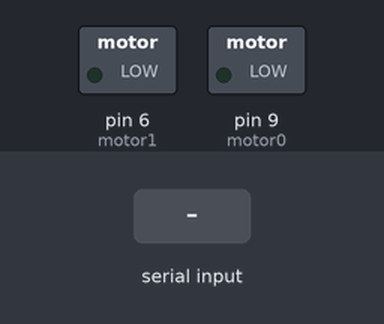
Bench run of a sketch on a simulated Arduino Uno, built with avr-gcc and run on an emulated ATmega328P. Shown: switched loads named in the sketch (green lamp = pin HIGH). The inputs (shaded band) are chosen by the test bench.

Above: at 1.2 s.
1.3 s: byte 30 received over Serial
At 2.2 s:
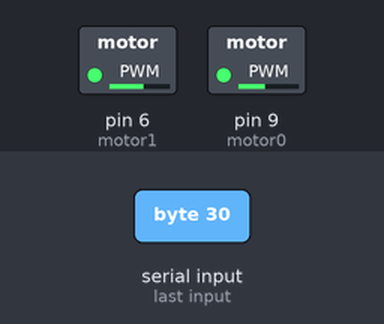
2.8 s: byte 90 received over Serial
At 3.3 s:
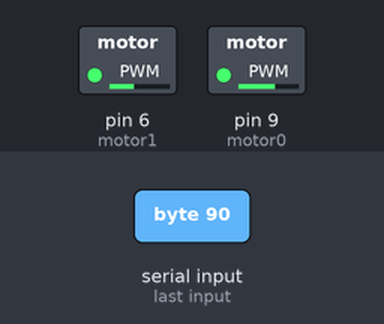
Timing chart, 0 to 5.8 s (numbered marks = the images above; inputs shaded):
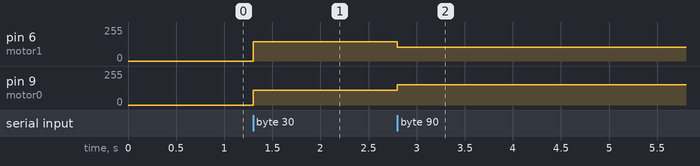

Measured:
- after the input at 1.3 s, pin 6 (motor1): 0/255 → 144/255 at once; pin 9 (motor0): 0/255 → 111/255 at once
- after the input at 2.8 s, pin 6 (motor1): 144/255 → 102/255 at once; pin 9 (motor0): 111/255 → 153/255 at once

The sketch:

SerialByteDCmotor.ino
```cpp
int motor0 = 9;
int motor1 = 6;

void setup() {
  Serial.begin(9600);
  pinMode(motor0, OUTPUT);
  pinMode(motor1, OUTPUT);
}

void loop() {
  if(Serial.available() > 0){
    byte val = Serial.read();
    Serial.flush();

    if(val < 128){
      val += 128;
    }
    else{
      val -= 128;
    }

    analogWrite(motor0, int(float(val)/255.0*180.0));
    analogWrite(motor1, 255-int(float(val)/255.0*180.0));
  }
}
```
